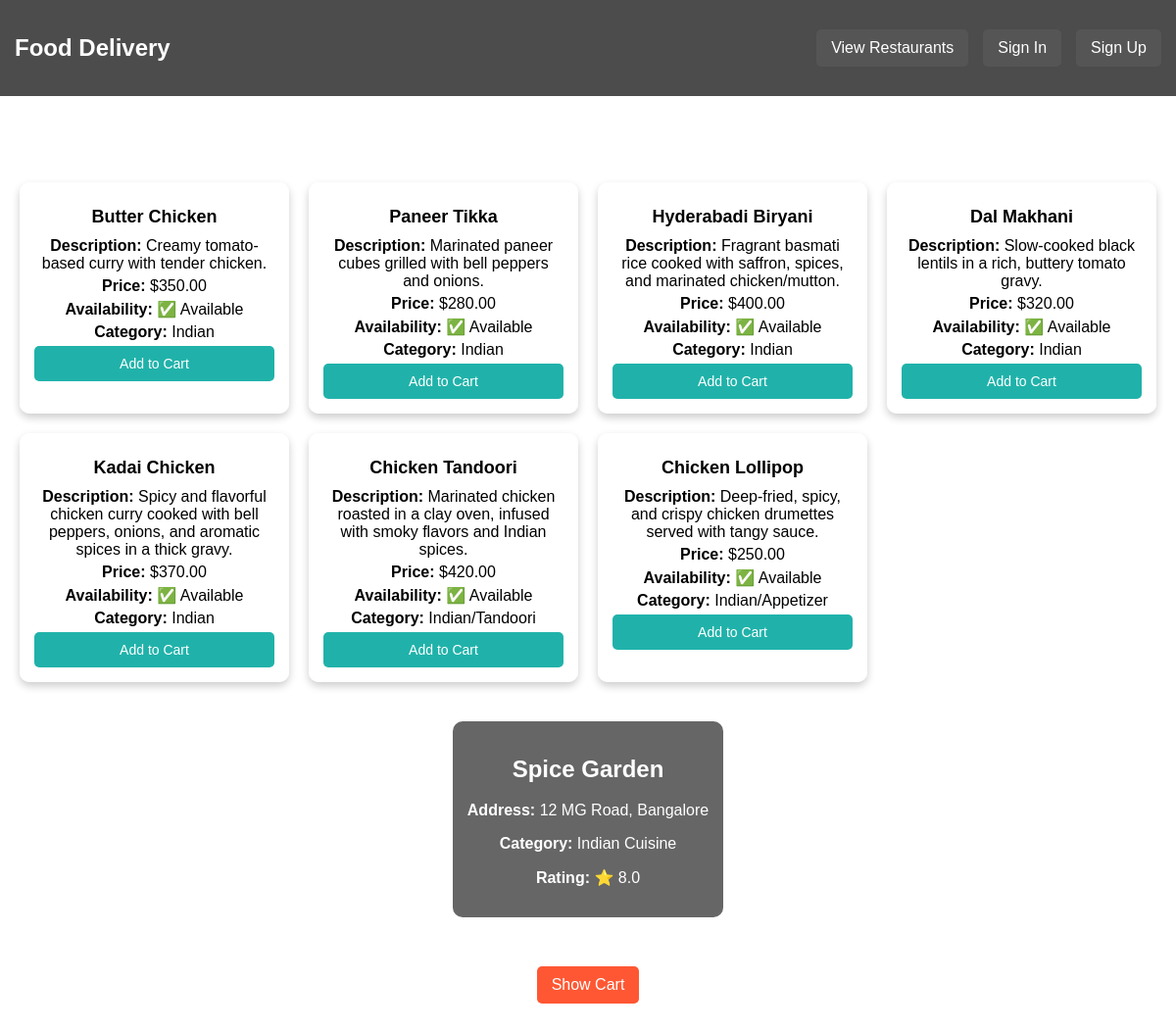
The app's page /cusmenu/12/Hasina/ with its own data.
### delivery/models.py (models this page shows, shortened)
class Menu(models.Model):
     res = models.ForeignKey(
          Restaurants,
          on_delete=models.CASCADE
     )
     item_name = models.CharField(max_length=100)
     description = models.TextField(blank=True, null=True)
     price = models.DecimalField(max_digits=6,decimal_places=2)
     is_available = models.BooleanField(default=True)
     category = models.CharField(max_length=50)

class Restaurants(models.Model):
        Res_name = models.CharField(max_length=100)
        Food_cat = models.CharField(max_length=200)
        rating = models.FloatField()
        img = models.URLField(default ="")
        address = models.CharField(max_length=100)

### delivery/views.py (the view)
# urls.py: path('cusmenu/<int:id>/<str:username>/',views.cusmenu, name = 'cusmenu'),
def cusmenu(request,id,username):
    res = Restaurants.objects.get(pk=id)
    menu = Menu.objects.filter(res=res)
    return render(request, 'delivery/cusmenu.html',{'res':res,'menu':menu, 'username':username})

### delivery/templates/delivery/cusmenu.html (shortened to what this page needs)
<!DOCTYPE html>
<html lang="en">
<head>
</head>
<body>
    <nav>
        <h2 style="color: white">Food Delivery</h2>
        <div class="nav-links">
            <a href="{% url 'delivery:cusdisplay_res' username %}">View Restaurants</a>
            <a href="{% url 'delivery:sign_in' %}">Sign In</a>
            <a href="{% url 'delivery:sign_up' %}">Sign Up</a>
        </div>
    </nav>
    <h2>Menu</h2>
    <div class="menu-container">
        {% for item in menu %}
        <div class="menu-item">
            <h3>{{ item.item_name }}</h3>
            <p><strong>Description:</strong> {{ item.description }}</p>
            <p><strong>Price:</strong> ${{ item.price }}</p>
            <p><strong>Availability:</strong> {% if item.is_available %}✅ Available{% else %}❌ Not Available{% endif %}</p>
            <p><strong>Category:</strong> {{ item.category }}</p>
            <form method="POST" action="{% url 'delivery:add_to_cart' item.id username %}">
                <button class="add-to-cart" type="submit" onclick="return confirm('Are you sure you want to add to cart?')">Add to Cart</button>
            </form>
        </div>
        {% empty %}
        <p>No menu items available.</p>
        {% endfor %}
    </div>
    <div class="restaurant-info">
        <h2>{{ res.Res_name }}</h2>
        <p><strong>Address:</strong> {{ res.address }}</p>
        <p><strong>Category:</strong> {{ res.Food_cat }}</p>
        <p><strong>Rating:</strong> ⭐ {{ res.rating }}</p>
    </div>
    <div class="menu-actions">
        <a href="{% url 'delivery:show_cart' username %}">Show Cart</a>
    </div>
</body>
</html>

### delivery/templates/delivery/cusmenu.html (style rules this page uses)
body { font-family: 'Poppins', sans-serif; background-image: url('https://i.pinimg.com/736x/7f/c8/d2/7fc8d29ef6b6bd77643a17368c229150.jpg'); background-size: cover; background-position: center; background-repeat: no-repeat; margin: 0; padding: 0; color: white; text-align: center; }
nav { background-color: rgba(0, 0, 0, 0.7); padding: 15px; display: flex; justify-content: space-between; align-items: center; }
.nav-links { display: flex; gap: 15px; }
.nav-links a { text-decoration: none; color: white; padding: 10px 15px; background-color: #555; border-radius: 5px; }
.menu-container { display: grid; grid-template-columns: repeat(auto-fit, minmax(250px, 1fr)); gap: 20px; padding: 20px; max-width: 1200px; margin: auto; }
.menu-item { background: rgba(255, 255, 255, 0.8); color: black; padding: 15px; border-radius: 10px; text-align: center; box-shadow: 0px 4px 8px rgba(0, 0, 0, 0.2); }
.menu-item h3 { margin: 10px 0; font-size: 18px; }
.menu-item p { margin: 5px 0; }
.add-to-cart { display: block; width: 100%; padding: 10px; background-color: lightseagreen; color: white; border: none; border-radius: 5px; font-size: 14px; cursor: pointer; transition: background 0.3s ease; }
.restaurant-info { margin: 20px auto; background: rgba(0, 0, 0, 0.6); padding: 15px; border-radius: 10px; display: inline-block; }
.menu-actions { margin: 20px; }
.menu-actions a { text-decoration: none; padding: 10px 15px; background: #ff5733; color: white; border-radius: 5px; margin: 10px; display: inline-block; }

### records on screen
Menu: item_name "Butter Chicken", description "Creamy tomato-based curry with tender chicken.", price "350.00", is_available "✅ Available", category "Indian"
Menu: item_name "Paneer Tikka", description "Marinated paneer cubes grilled with bell peppers and onions.", price "280.00", is_available "✅ Available", category "Indian"
Menu: item_name "Hyderabadi Biryani", description "Fragrant basmati rice cooked with saffron, spices, and marinated chicken/mutton.", price "400.00", is_available "✅ Available", category "Indian"
Menu: item_name "Dal Makhani", description "Slow-cooked black lentils in a rich, buttery tomato gravy.", price "320.00", is_available "✅ Available", category "Indian"
Menu: item_name "Kadai Chicken", description "Spicy and flavorful chicken curry cooked with bell peppers, onions, and aromatic spices in a thick gravy.", price "370.00", is_available "✅ Available", category "Indian"
Menu: item_name "Chicken Tandoori", description "Marinated chicken roasted in a clay oven, infused with smoky flavors and Indian spices.", price "420.00", is_available "✅ Available", category "Indian/Tandoori"
Menu: item_name "Chicken Lollipop", description "Deep-fried, spicy, and crispy chicken drumettes served with tangy sauce.", price "250.00", is_available "✅ Available", category "Indian/Appetizer"
Restaurants: Res_name "Spice Garden", address "12 MG Road, Bangalore", Food_cat "Indian Cuisine", rating "8.0"
